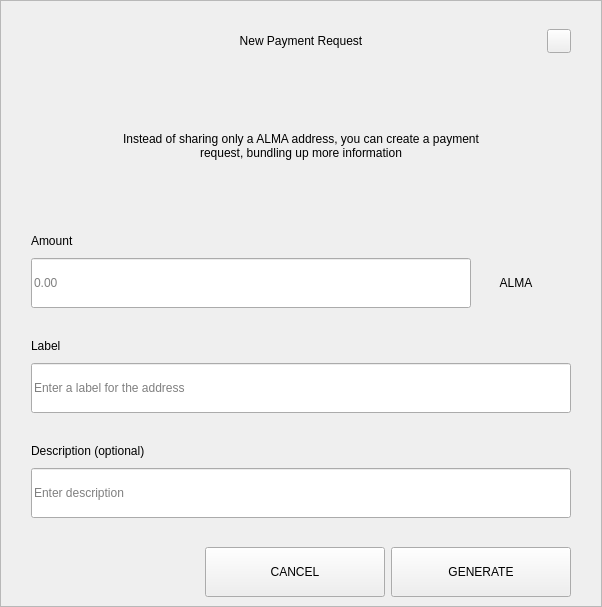
<?xml version="1.0" encoding="UTF-8"?>
<ui version="4.0">
 <class>RequestDialog</class>
 <widget class="QDialog" name="RequestDialog">
  <property name="geometry">
   <rect>
    <x>0</x>
    <y>0</y>
    <width>602</width>
    <height>607</height>
   </rect>
  </property>
  <property name="windowTitle">
   <string>Dialog</string>
  </property>
  <layout class="QVBoxLayout" name="verticalLayout_5">
   <property name="spacing">
    <number>0</number>
   </property>
   <property name="leftMargin">
    <number>0</number>
   </property>
   <property name="topMargin">
    <number>0</number>
   </property>
   <property name="rightMargin">
    <number>0</number>
   </property>
   <property name="bottomMargin">
    <number>0</number>
   </property>
   <item>
    <widget class="QFrame" name="frame">
     <property name="styleSheet">
      <string notr="true"/>
     </property>
     <property name="frameShape">
      <enum>QFrame::StyledPanel</enum>
     </property>
     <property name="frameShadow">
      <enum>QFrame::Raised</enum>
     </property>
     <layout class="QVBoxLayout" name="verticalLayout_4" stretch="1,0,0">
      <property name="spacing">
       <number>0</number>
      </property>
      <property name="leftMargin">
       <number>30</number>
      </property>
      <property name="topMargin">
       <number>20</number>
      </property>
      <property name="rightMargin">
       <number>30</number>
      </property>
      <property name="bottomMargin">
       <number>0</number>
      </property>
      <item>
       <layout class="QHBoxLayout" name="horizontalLayout_3">
        <property name="spacing">
         <number>0</number>
        </property>
        <item>
         <spacer name="horizontalSpacer_21">
          <property name="orientation">
           <enum>Qt::Horizontal</enum>
          </property>
          <property name="sizeHint" stdset="0">
           <size>
            <width>40</width>
            <height>20</height>
           </size>
          </property>
         </spacer>
        </item>
        <item>
         <widget class="QLabel" name="labelTitle">
          <property name="minimumSize">
           <size>
            <width>0</width>
            <height>40</height>
           </size>
          </property>
          <property name="maximumSize">
           <size>
            <width>16777215</width>
            <height>40</height>
           </size>
          </property>
          <property name="styleSheet">
           <string notr="true">padding-left:24px;</string>
          </property>
          <property name="text">
           <string>New Payment Request</string>
          </property>
          <property name="alignment">
           <set>Qt::AlignCenter</set>
          </property>
          <property name="margin">
           <number>7</number>
          </property>
         </widget>
        </item>
        <item>
         <spacer name="horizontalSpacer">
          <property name="orientation">
           <enum>Qt::Horizontal</enum>
          </property>
          <property name="sizeHint" stdset="0">
           <size>
            <width>40</width>
            <height>20</height>
           </size>
          </property>
         </spacer>
        </item>
        <item>
         <widget class="QPushButton" name="btnEsc">
          <property name="minimumSize">
           <size>
            <width>24</width>
            <height>24</height>
           </size>
          </property>
          <property name="maximumSize">
           <size>
            <width>24</width>
            <height>24</height>
           </size>
          </property>
          <property name="focusPolicy">
           <enum>Qt::NoFocus</enum>
          </property>
          <property name="text">
           <string/>
          </property>
         </widget>
        </item>
       </layout>
      </item>
      <item>
       <widget class="QStackedWidget" name="stack">
        <property name="minimumSize">
         <size>
          <width>540</width>
          <height>0</height>
         </size>
        </property>
        <property name="maximumSize">
         <size>
          <width>540</width>
          <height>16777215</height>
         </size>
        </property>
        <property name="currentIndex">
         <number>0</number>
        </property>
        <widget class="QWidget" name="page_1">
         <property name="minimumSize">
          <size>
           <width>540</width>
           <height>0</height>
          </size>
         </property>
         <property name="maximumSize">
          <size>
           <width>540</width>
           <height>16777215</height>
          </size>
         </property>
         <layout class="QVBoxLayout" name="layout1">
          <property name="spacing">
           <number>0</number>
          </property>
          <property name="leftMargin">
           <number>0</number>
          </property>
          <property name="topMargin">
           <number>0</number>
          </property>
          <property name="rightMargin">
           <number>0</number>
          </property>
          <property name="bottomMargin">
           <number>0</number>
          </property>
          <item>
           <spacer name="verticalSpacer_21">
            <property name="orientation">
             <enum>Qt::Vertical</enum>
            </property>
            <property name="sizeType">
             <enum>QSizePolicy::Fixed</enum>
            </property>
            <property name="sizeHint" stdset="0">
             <size>
              <width>20</width>
              <height>30</height>
             </size>
            </property>
           </spacer>
          </item>
          <item alignment="Qt::AlignHCenter">
           <widget class="QLabel" name="labelMessage">
            <property name="minimumSize">
             <size>
              <width>400</width>
              <height>50</height>
             </size>
            </property>
            <property name="text">
             <string>Instead of sharing only a ALMA address, you can create a payment request, bundling up more information</string>
            </property>
            <property name="alignment">
             <set>Qt::AlignCenter</set>
            </property>
            <property name="wordWrap">
             <bool>true</bool>
            </property>
           </widget>
          </item>
          <item alignment="Qt::AlignBottom">
           <widget class="QWidget" name="containerAmount" native="true">
            <layout class="QVBoxLayout" name="verticalLayout">
             <property name="spacing">
              <number>9</number>
             </property>
             <property name="leftMargin">
              <number>0</number>
             </property>
             <property name="topMargin">
              <number>0</number>
             </property>
             <property name="rightMargin">
              <number>0</number>
             </property>
             <property name="bottomMargin">
              <number>0</number>
             </property>
             <item>
              <widget class="QLabel" name="labelSubtitleAmount">
               <property name="minimumSize">
                <size>
                 <width>350</width>
                 <height>16</height>
                </size>
               </property>
               <property name="maximumSize">
                <size>
                 <width>16777215</width>
                 <height>16</height>
                </size>
               </property>
               <property name="text">
                <string>Amount</string>
               </property>
              </widget>
             </item>
             <item alignment="Qt::AlignTop">
              <widget class="QWidget" name="layoutAmount" native="true">
               <layout class="QHBoxLayout" name="horizontalLayout" stretch="2,0">
                <property name="spacing">
                 <number>0</number>
                </property>
                <property name="leftMargin">
                 <number>0</number>
                </property>
                <property name="topMargin">
                 <number>0</number>
                </property>
                <property name="rightMargin">
                 <number>0</number>
                </property>
                <property name="bottomMargin">
                 <number>0</number>
                </property>
                <item>
                 <widget class="QLineEdit" name="lineEditAmount">
                  <property name="minimumSize">
                   <size>
                    <width>0</width>
                    <height>50</height>
                   </size>
                  </property>
                  <property name="maximumSize">
                   <size>
                    <width>16777215</width>
                    <height>50</height>
                   </size>
                  </property>
                  <property name="placeholderText">
                   <string notr="true">0.00</string>
                  </property>
                 </widget>
                </item>
                <item>
                 <widget class="QWidget" name="comboContainer" native="true">
                  <property name="minimumSize">
                   <size>
                    <width>100</width>
                    <height>50</height>
                   </size>
                  </property>
                  <property name="maximumSize">
                   <size>
                    <width>16777215</width>
                    <height>50</height>
                   </size>
                  </property>
                  <layout class="QHBoxLayout" name="horizontalLayout_31">
                   <property name="spacing">
                    <number>0</number>
                   </property>
                   <property name="leftMargin">
                    <number>0</number>
                   </property>
                   <property name="topMargin">
                    <number>0</number>
                   </property>
                   <property name="rightMargin">
                    <number>10</number>
                   </property>
                   <property name="bottomMargin">
                    <number>0</number>
                   </property>
                   <item>
                    <widget class="QLabel" name="comboBoxCoin">
                     <property name="text">
                      <string>ALMA</string>
                     </property>
                     <property name="alignment">
                      <set>Qt::AlignCenter</set>
                     </property>
                    </widget>
                   </item>
                  </layout>
                 </widget>
                </item>
               </layout>
              </widget>
             </item>
            </layout>
           </widget>
          </item>
          <item>
           <spacer name="verticalSpacer_31">
            <property name="orientation">
             <enum>Qt::Vertical</enum>
            </property>
            <property name="sizeType">
             <enum>QSizePolicy::Fixed</enum>
            </property>
            <property name="sizeHint" stdset="0">
             <size>
              <width>20</width>
              <height>30</height>
             </size>
            </property>
           </spacer>
          </item>
          <item>
           <layout class="QVBoxLayout" name="verticalLayoutLabel">
            <property name="spacing">
             <number>9</number>
            </property>
            <item>
             <widget class="QLabel" name="labelSubtitleLabel">
              <property name="minimumSize">
               <size>
                <width>0</width>
                <height>16</height>
               </size>
              </property>
              <property name="maximumSize">
               <size>
                <width>16777215</width>
                <height>16</height>
               </size>
              </property>
              <property name="text">
               <string>Label</string>
              </property>
             </widget>
            </item>
            <item>
             <widget class="QLineEdit" name="lineEditLabel">
              <property name="minimumSize">
               <size>
                <width>0</width>
                <height>50</height>
               </size>
              </property>
              <property name="maximumSize">
               <size>
                <width>16777215</width>
                <height>50</height>
               </size>
              </property>
              <property name="placeholderText">
               <string>Enter a label for the address</string>
              </property>
             </widget>
            </item>
           </layout>
          </item>
          <item>
           <spacer name="verticalSpacer_34">
            <property name="orientation">
             <enum>Qt::Vertical</enum>
            </property>
            <property name="sizeType">
             <enum>QSizePolicy::Fixed</enum>
            </property>
            <property name="sizeHint" stdset="0">
             <size>
              <width>20</width>
              <height>30</height>
             </size>
            </property>
           </spacer>
          </item>
          <item>
           <layout class="QVBoxLayout" name="verticalLayoutDescription">
            <property name="spacing">
             <number>9</number>
            </property>
            <item>
             <widget class="QLabel" name="labelSubtitleDescription">
              <property name="minimumSize">
               <size>
                <width>0</width>
                <height>16</height>
               </size>
              </property>
              <property name="maximumSize">
               <size>
                <width>16777215</width>
                <height>16</height>
               </size>
              </property>
              <property name="text">
               <string>Description (optional)</string>
              </property>
             </widget>
            </item>
            <item>
             <widget class="QLineEdit" name="lineEditDescription">
              <property name="minimumSize">
               <size>
                <width>0</width>
                <height>50</height>
               </size>
              </property>
              <property name="maximumSize">
               <size>
                <width>16777215</width>
                <height>50</height>
               </size>
              </property>
              <property name="placeholderText">
               <string>Enter description</string>
              </property>
             </widget>
            </item>
            <item>
             <spacer name="verticalSpacer_4">
              <property name="orientation">
               <enum>Qt::Vertical</enum>
              </property>
              <property name="sizeType">
               <enum>QSizePolicy::Fixed</enum>
              </property>
              <property name="sizeHint" stdset="0">
               <size>
                <width>20</width>
                <height>20</height>
               </size>
              </property>
             </spacer>
            </item>
           </layout>
          </item>
         </layout>
        </widget>
        <widget class="QWidget" name="page_2">
         <layout class="QVBoxLayout" name="layout2">
          <item>
           <spacer name="verticalSpacer_5">
            <property name="orientation">
             <enum>Qt::Vertical</enum>
            </property>
            <property name="sizeType">
             <enum>QSizePolicy::Fixed</enum>
            </property>
            <property name="sizeHint" stdset="0">
             <size>
              <width>20</width>
              <height>50</height>
             </size>
            </property>
           </spacer>
          </item>
          <item alignment="Qt::AlignHCenter">
           <widget class="QLabel" name="labelQrImg">
            <property name="minimumSize">
             <size>
              <width>260</width>
              <height>260</height>
             </size>
            </property>
            <property name="maximumSize">
             <size>
              <width>260</width>
              <height>260</height>
             </size>
            </property>
            <property name="text">
             <string/>
            </property>
            <property name="alignment">
             <set>Qt::AlignCenter</set>
            </property>
           </widget>
          </item>
          <item>
           <spacer name="verticalSpacer_2">
            <property name="orientation">
             <enum>Qt::Vertical</enum>
            </property>
            <property name="sizeType">
             <enum>QSizePolicy::Fixed</enum>
            </property>
            <property name="sizeHint" stdset="0">
             <size>
              <width>20</width>
              <height>30</height>
             </size>
            </property>
           </spacer>
          </item>
          <item alignment="Qt::AlignHCenter">
           <widget class="QLabel" name="labelAddress">
            <property name="text">
             <string>D7VFR83SQbiezrW72hjcWJtcfip5krte2Z </string>
            </property>
           </widget>
          </item>
          <item>
           <spacer name="verticalSpacer_32">
            <property name="orientation">
             <enum>Qt::Vertical</enum>
            </property>
            <property name="sizeType">
             <enum>QSizePolicy::Expanding</enum>
            </property>
            <property name="sizeHint" stdset="0">
             <size>
              <width>20</width>
              <height>20</height>
             </size>
            </property>
           </spacer>
          </item>
          <item>
           <layout class="QHBoxLayout" name="horizontal">
            <property name="leftMargin">
             <number>20</number>
            </property>
            <property name="rightMargin">
             <number>20</number>
            </property>
            <property name="bottomMargin">
             <number>20</number>
            </property>
            <item>
             <spacer name="horizontalSpacer_4">
              <property name="orientation">
               <enum>Qt::Horizontal</enum>
              </property>
              <property name="sizeHint" stdset="0">
               <size>
                <width>40</width>
                <height>20</height>
               </size>
              </property>
             </spacer>
            </item>
            <item>
             <widget class="QPushButton" name="btnCopyAddress">
              <property name="minimumSize">
               <size>
                <width>180</width>
                <height>50</height>
               </size>
              </property>
              <property name="text">
               <string>COPY ADDRESS</string>
              </property>
             </widget>
            </item>
            <item>
             <widget class="QPushButton" name="btnCopyUrl">
              <property name="minimumSize">
               <size>
                <width>180</width>
                <height>50</height>
               </size>
              </property>
              <property name="text">
               <string>COPY URL</string>
              </property>
             </widget>
            </item>
            <item>
             <spacer name="horizontalSpacer_2">
              <property name="orientation">
               <enum>Qt::Horizontal</enum>
              </property>
              <property name="sizeHint" stdset="0">
               <size>
                <width>40</width>
                <height>20</height>
               </size>
              </property>
             </spacer>
            </item>
           </layout>
          </item>
         </layout>
        </widget>
       </widget>
      </item>
      <item>
       <widget class="QWidget" name="buttonsStack" native="true">
        <layout class="QHBoxLayout" name="horizontalLayout_5">
         <property name="leftMargin">
          <number>20</number>
         </property>
         <property name="rightMargin">
          <number>0</number>
         </property>
         <item>
          <spacer name="horizontalSpacer_41">
           <property name="orientation">
            <enum>Qt::Horizontal</enum>
           </property>
           <property name="sizeHint" stdset="0">
            <size>
             <width>40</width>
             <height>20</height>
            </size>
           </property>
          </spacer>
         </item>
         <item>
          <widget class="QPushButton" name="btnCancel">
           <property name="minimumSize">
            <size>
             <width>180</width>
             <height>50</height>
            </size>
           </property>
           <property name="focusPolicy">
            <enum>Qt::NoFocus</enum>
           </property>
           <property name="text">
            <string>CANCEL</string>
           </property>
          </widget>
         </item>
         <item>
          <widget class="QPushButton" name="btnSave">
           <property name="minimumSize">
            <size>
             <width>180</width>
             <height>50</height>
            </size>
           </property>
           <property name="focusPolicy">
            <enum>Qt::NoFocus</enum>
           </property>
           <property name="text">
            <string>GENERATE</string>
           </property>
          </widget>
         </item>
        </layout>
       </widget>
      </item>
     </layout>
    </widget>
   </item>
  </layout>
 </widget>
 <resources/>
 <connections/>
</ui>
